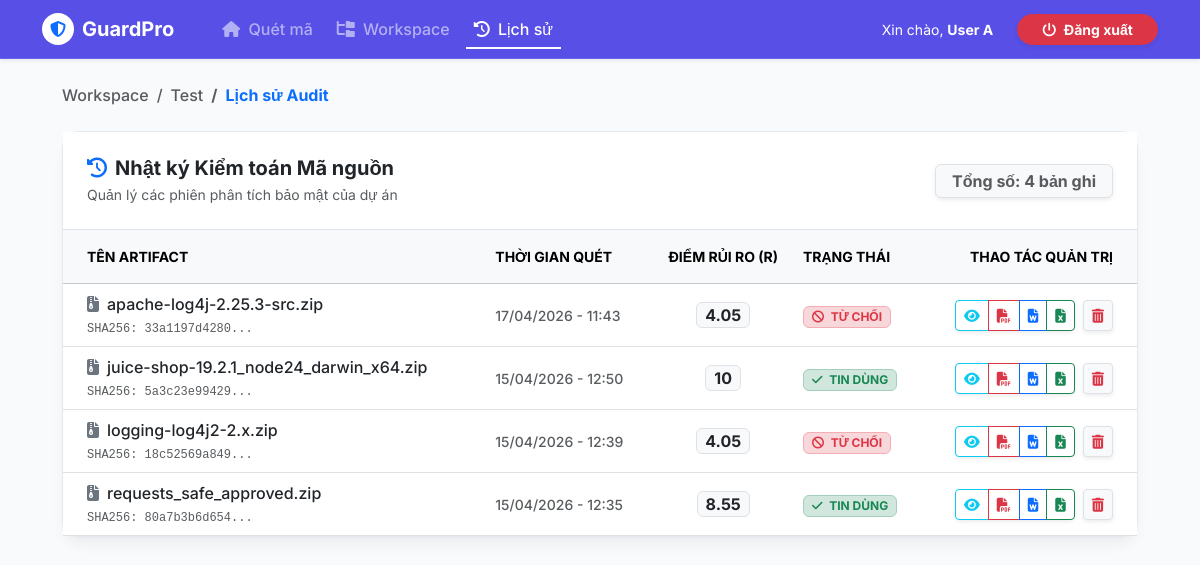
Page /project/3/history (signed in) on the committed database.
### security_gate/database/models.py (models this page shows)
class User(Base):
    __tablename__ = "users"
    id = Column(Integer, primary_key=True, index=True)
    email = Column(String, unique=True, index=True)
    hashed_password = Column(String)
    full_name = Column(String)
    is_active = Column(Boolean, default=True)
    role = Column(Enum(UserRole), default=UserRole.MEMBER)
    org_id = Column(Integer, ForeignKey("organizations.id"), index=True)
    organization = relationship("Organization", back_populates="users")
    projects_created = relationship(
        "Project",
        back_populates="creator",
        foreign_keys="[Project.creator_id]"
    )

class Project(Base):
    __tablename__ = "projects"
    id = Column(Integer, primary_key=True, index=True)
    name = Column(String, index=True)
    description = Column(String)
    organization_id = Column(Integer, ForeignKey("organizations.id"), index=True)
    owner_id = Column(Integer, ForeignKey("users.id"), index=True)
    creator_id = Column(Integer, ForeignKey("users.id")) # Đã xóa phần khai báo trùng lặp
    is_deleted = Column(Boolean, default=False)
    created_at = Column(DateTime, server_default=func.now())
    organization = relationship("Organization", back_populates="projects")
    owner = relationship("User", foreign_keys=[owner_id])
    creator = relationship("User", foreign_keys=[creator_id], back_populates="projects_created")
    scan_reports = relationship("ScanReport", back_populates="project")

class ScanReport(Base):
    __tablename__ = "scan_reports"
    id = Column(Integer, primary_key=True, index=True)
    project_id = Column(Integer, ForeignKey("projects.id"), index=True)
    artifact_name = Column(String)
    hash_sha256 = Column(String)
    score_cv = Column(Integer)
    score_cm = Column(Integer)
    score_ci = Column(Integer)
    score_cl = Column(Integer)
    final_score = Column(Integer)
    decision = Column(String)
    scan_date = Column(DateTime, server_default=func.now())
    is_deleted = Column(Boolean, default=False)
    project = relationship("Project", back_populates="scan_reports")

### security_gate/api/ui_routes.py (the view)
@router.get("/project/{project_id}/history", response_class=HTMLResponse)
async def project_history_page(request: Request, project_id: int, db: Session = Depends(get_db)):
    try:
        user_id = request.session.get("user_id")
        if not user_id:
            return RedirectResponse(url="/login", status_code=status.HTTP_303_SEE_OTHER)
        current_user = db.query(User).filter(User.id == user_id).first()
        if not current_user:
            return RedirectResponse(url="/login", status_code=status.HTTP_303_SEE_OTHER)
        project = db.query(Project).filter(Project.id == project_id, Project.is_deleted == False).first()
        if not project:
            return RedirectResponse(url="/management", status_code=status.HTTP_303_SEE_OTHER)
        if current_user.role in ["admin", UserRole.ADMIN]:
            if project.organization_id != current_user.org_id:
                return RedirectResponse(url="/management?error=idor_blocked", status_code=status.HTTP_303_SEE_OTHER)
        else:
            if project.owner_id != current_user.id and project.creator_id != current_user.id:
                return RedirectResponse(url="/management?error=idor_blocked", status_code=status.HTTP_303_SEE_OTHER)
        scan_history = db.query(ScanReport).filter(ScanReport.project_id == project_id).filter(ScanReport.is_deleted == False).order_by(ScanReport.scan_date.desc()).all()
        return templates.TemplateResponse("history.html", {
            "request": request,
            "project": project,
            "scan_history": scan_history,
            "user": current_user
        })
    except Exception as e:
        error_trace = traceback.format_exc()
        logging.error(f"CRITICAL ERROR in /history: \n{error_trace}")
        return HTMLResponse(
            content=f"<h2>Lỗi Backend: {str(e)}</h2><pre>{error_trace}</pre>",
            status_code=500
        )

### security_gate/templates/history.html (shortened to what this page needs)
<!DOCTYPE html>
<html lang="vi">
<head>
    <link href="https://cdn.jsdelivr.net/npm/bootstrap@5.3.2/dist/css/bootstrap.min.css" rel="stylesheet">
    <link rel="stylesheet" href="https://cdnjs.cloudflare.com/ajax/libs/font-awesome/6.4.0/css/all.min.css">
</head>
<body data-logged-in="{% if user %}true{% else %}false{% endif %}">
    <nav class="navbar navbar-expand-lg navbar-dark navbar-custom shadow-sm sticky-top">
        <div class="container-lg">
            <a class="navbar-brand fw-bold d-flex align-items-center" href="/">
                <div class="bg-white rounded-circle p-1 me-2 d-flex align-items-center justify-content-center" style="width: 32px; height: 32px;">
                    <i class="fa-solid fa-shield-halved text-primary fs-6"></i>
                </div>
                GuardPro
            </a>
            <div class="collapse navbar-collapse" id="navMenu">
                <ul class="navbar-nav me-auto mb-2 mb-lg-0 ms-lg-4 gap-2">
                    <li class="nav-item">
                        <a class="nav-link fw-medium" href="/project/{{ project.id }}"><i class="fa-solid fa-house me-1"></i> Quét mã</a>
                    </li>
                    <li class="nav-item">
                        <a class="nav-link fw-medium" href="/management"><i class="fa-solid fa-folder-tree me-1"></i> Workspace</a>
                    </li>
                    <li class="nav-item">
                        <a class="nav-link active fw-medium" href="/project/{{ project.id }}/history"><i class="fa-solid fa-clock-rotate-left me-1"></i> Lịch sử</a>
                    </li>
                </ul>
                <div class="d-flex gap-2">
                    {% if user %}
                        <span class="text-white me-3 small align-self-center d-none d-md-inline">Xin chào, <strong>{{ user.full_name or user.email }}</strong></span>
                        <a href="/logout" class="btn btn-danger btn-sm px-4 fw-bold rounded-pill shadow-sm"><i class="fa-solid fa-power-off me-1"></i> Đăng xuất</a>
                    {% else %}
                        <a href="/login" class="btn btn-outline-light btn-sm px-4 fw-bold rounded-pill">Đăng nhập</a>
                        <a href="/register" class="btn btn-light btn-sm px-4 fw-bold rounded-pill" style="color: var(--brand-primary);">Đăng ký</a>
                    {% endif %}
                </div>
            </div>
        </div>
    </nav>
    <main class="container-lg mt-4 mb-5" style="max-width: 1100px;">
        <nav aria-label="breadcrumb" class="mb-4">
            <ol class="breadcrumb small fw-medium">
                <li class="breadcrumb-item"><a href="/management" class="text-decoration-none text-muted">Workspace</a></li>
                <li class="breadcrumb-item"><a href="/project/{{ project.id }}" class="text-decoration-none text-muted">{{ project.name }}</a></li>
                <li class="breadcrumb-item text-primary fw-bold" aria-current="page">Lịch sử Audit</li>
            </ol>
        </nav>
        <div class="saas-card mt-4 mb-5">
            <div class="card-header bg-white p-4 border-bottom d-flex justify-content-between align-items-center">
                <div>
                    <h5 class="fw-bold mb-1 text-dark"><i class="fa-solid fa-clock-rotate-left me-2 text-primary"></i>Nhật ký Kiểm toán Mã nguồn</h5>
                    <p class="small text-muted mb-0">Quản lý các phiên phân tích bảo mật của dự án</p>
                </div>
                <span class="badge bg-light text-muted border px-3 py-2 shadow-sm fs-6">Tổng số: {{ scan_history|length }} bản ghi</span>
            </div>
            {% if scan_history %}
            <div class="table-responsive">
                <table class="table table-hover align-middle mb-0">
                    <thead class="table-light text-muted small text-uppercase">
                        <tr>
                            <th class="ps-4 py-3">Tên Artifact</th>
                            <th class="py-3">Thời gian quét</th>
                            <th class="py-3 text-center">Điểm rủi ro (R)</th>
                            <th class="py-3">Trạng thái</th>
                            <th class="text-end pe-4 py-3">Thao tác quản trị</th>
                        </tr>
                    </thead>
                    <tbody>
                        {% for report in scan_history %}
                        <tr>
                            <td class="ps-4 fw-medium text-dark">
                                <i class="fa-solid fa-file-zipper text-secondary me-2"></i>{{ report.artifact_name }}
                                <div class="small text-muted font-monospace mt-1" style="font-size: 0.75rem;">SHA256: {{ report.hash_sha256[:12] }}...</div>
                            </td>
                            <td class="small text-muted fw-medium">{{ report.scan_date.strftime('%d/%m/%Y - %H:%M') }}</td>
                            <td class="text-center">
                                <span class="badge bg-light text-dark border px-2 py-1 fs-6">{{ report.final_score }}</span>
                            </td>
                            <td>
                                {% if report.decision == 'APPROVED' %}
                                    <span class="badge bg-success-subtle text-success border border-success-subtle px-2 py-1"><i class="fa-solid fa-check me-1"></i> TIN DÙNG</span>
                                {% elif report.decision == 'PENDING_REVIEW' %}
                                    <span class="badge bg-warning text-dark border border-warning px-2 py-1" title="Bị trừ điểm do mất mạng"><i class="fa-solid fa-user-shield me-1"></i> CHỜ DUYỆT</span>
                                {% elif report.decision == 'PENDING' %}
                                    <span class="badge bg-warning-subtle text-warning-emphasis border border-warning-subtle px-2 py-1"><i class="fa-solid fa-triangle-exclamation me-1"></i> CẢNH BÁO</span>
                                {% else %}
                                    <span class="badge bg-danger-subtle text-danger border border-danger-subtle px-2 py-1"><i class="fa-solid fa-ban me-1"></i> TỪ CHỐI</span>
                                {% endif %}
                            </td>
                            <td class="text-end pe-4">
                                <div class="d-flex justify-content-end gap-2">
                                    <div class="btn-group shadow-sm" role="group">
                                        <button type="button" class="btn btn-sm btn-outline-info action-btn"
                                                data-id="{{ report.id }}" data-artifact="{{ report.artifact_name }}" data-hash="{{ report.hash_sha256 }}"
                                                data-score="{{ report.final_score }}" data-decision="{{ report.decision }}"
                                                data-cv="{{ report.score_cv }}" data-cm="{{ report.score_cm }}"
                                                data-ci="{{ report.score_ci }}" data-cl="{{ report.score_cl }}"
                                                onclick="viewHistoryDetail(this)" title="Xem Biểu đồ chi tiết">
                                            <i class="fa-solid fa-eye"></i>
                                        </button>
                                        <a href="/api/v1/export/{{ report.id }}?format=pdf" class="btn btn-sm btn-outline-danger action-btn" title="Xuất PDF"><i class="fa-solid fa-file-pdf"></i></a>
                                        <a href="/api/v1/export/{{ report.id }}?format=word" class="btn btn-sm btn-outline-primary action-btn" title="Xuất Word"><i class="fa-solid fa-file-word"></i></a>
                                        <a href="/api/v1/export/{{ report.id }}?format=excel" class="btn btn-sm btn-outline-success action-btn" title="Xuất Excel"><i class="fa-solid fa-file-excel"></i></a>
                                    </div>
                                    <form action="/delete_report/{{ report.id }}" method="POST" class="m-0" onsubmit="return confirm('Cảnh báo:\nBạn có chắc chắn muốn xóa vĩnh viễn kết quả kiểm toán này?\nHành động này không thể hoàn tác.');">
                                        <button type="submit" class="btn btn-sm btn-light border text-danger shadow-sm action-btn" title="Xóa bản ghi"><i class="fa-solid fa-trash-can"></i></button>
                                    </form>
                                </div>
                            </td>
                        </tr>
                        {% endfor %}
                    </tbody>
                </table>
            </div>
            {% endif %}
        </div>
    </main>
</body>
</html>

### security_gate/templates/history.html (style rules this page uses)
:root { --brand-primary: #4f46e5; --brand-secondary: #4338ca; --bg-body: #f8fafc; --card-shadow: 0 10px 15px -3px rgba(0, 0, 0, 0.05), 0 4px 6px -2px rgba(0, 0, 0, 0.025); }
body { font-family: 'Inter', sans-serif; background-color: var(--bg-body); color: #334155; }
.navbar-custom { background: rgba(79, 70, 229, 0.95) !important; backdrop-filter: blur(10px); border-bottom: 1px solid rgba(255,255,255,0.1); }
.navbar-nav .nav-link.active { border-bottom: 2px solid white; padding-bottom: 6px; }
.saas-card { background: #fff; border-radius: 1rem; border: 1px solid #e2e8f0; box-shadow: var(--card-shadow); }
.action-btn { transition: all 0.2s ease; }

### rows in the picture
User: full_name "User A"
Project: name "Test"
ScanReport: artifact_name "apache-log4j-2.25.3-src.zip", hash_sha256 "33a1197d4280", scan_date "17/04/2026 - 11:43", final_score "4.05", decision "REJECTED" (drawn)
ScanReport: artifact_name "juice-shop-19.2.1_node24_darwin_x64.zip", hash_sha256 "5a3c23e99429", scan_date "15/04/2026 - 12:50", final_score "10", decision "APPROVED" (drawn)
ScanReport: artifact_name "logging-log4j2-2.x.zip", hash_sha256 "18c52569a849", scan_date "15/04/2026 - 12:39", final_score "4.05", decision "REJECTED" (drawn)
ScanReport: artifact_name "requests_safe_approved.zip", hash_sha256 "80a7b3b6d654", scan_date "15/04/2026 - 12:35", final_score "8.55", decision "APPROVED" (drawn)

### other values in the picture
{{ scan_history|length }} "4"
